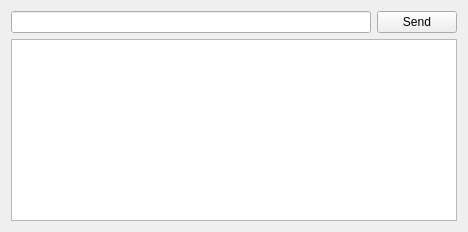
<?xml version="1.0" encoding="UTF-8"?>
<ui version="4.0">
 <class>Widget</class>
 <widget class="QWidget" name="Widget">
  <property name="geometry">
   <rect>
    <x>0</x>
    <y>0</y>
    <width>468</width>
    <height>232</height>
   </rect>
  </property>
  <property name="windowTitle">
   <string>Widget</string>
  </property>
  <layout class="QVBoxLayout" name="verticalLayout">
   <item>
    <layout class="QHBoxLayout" name="horizontalLayout">
     <item>
      <widget class="QLineEdit" name="dataLineEdit"/>
     </item>
     <item>
      <widget class="QPushButton" name="sendBtn">
       <property name="text">
        <string>Send</string>
       </property>
      </widget>
     </item>
    </layout>
   </item>
   <item>
    <widget class="QTextEdit" name="textEdit"/>
   </item>
  </layout>
 </widget>
 <resources/>
 <connections/>
</ui>
